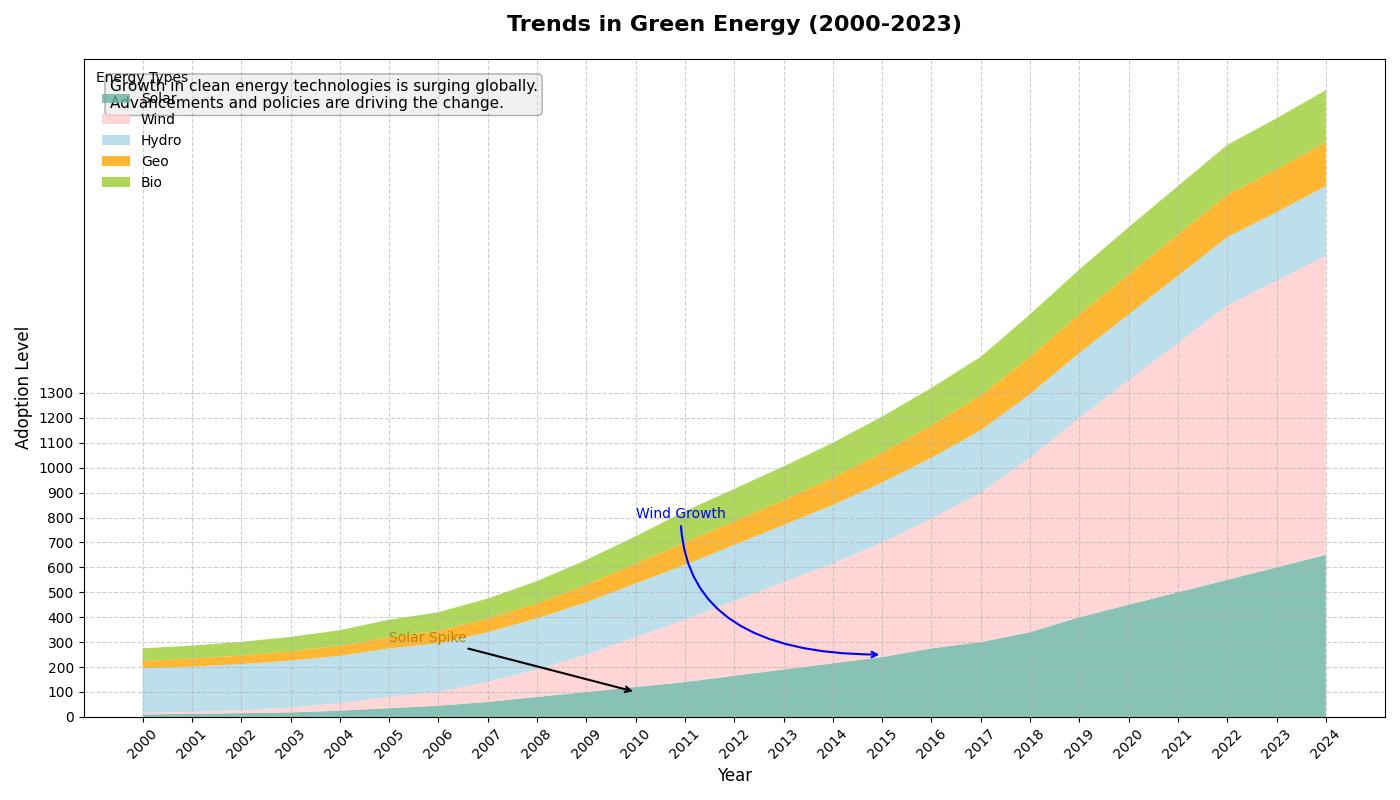

Python code for this plot:
import matplotlib.pyplot as plt
import numpy as np

years = np.arange(2000, 2025)

solar_power = np.array([10, 12, 15, 18, 25, 35, 45, 60, 80, 100, 120, 140, 165, 190, 215, 240, 275, 300, 340, 400, 450, 500, 550, 600, 650])
wind_power = np.array([5, 8, 12, 20, 30, 45, 55, 80, 110, 150, 200, 250, 300, 350, 400, 460, 520, 600, 700, 800, 900, 1000, 1100, 1150, 1200])
hydro_power = np.array([180, 182, 185, 188, 190, 195, 195, 200, 205, 210, 215, 220, 225, 230, 235, 240, 245, 250, 255, 260, 265, 270, 275, 275, 280])
geothermal = np.array([30, 32, 34, 37, 40, 45, 50, 55, 60, 70, 80, 90, 95, 100, 110, 120, 130, 140, 150, 155, 160, 165, 170, 172, 175])
bioenergy = np.array([50, 52, 55, 58, 63, 70, 75, 80, 90, 100, 110, 125, 130, 135, 140, 145, 150, 155, 170, 180, 190, 195, 200, 205, 210])

energy_data = np.vstack([solar_power, wind_power, hydro_power, geothermal, bioenergy])

fig, ax = plt.subplots(figsize=(14, 8))

colors = ['#69b3a2', '#ffcccb', '#add8e6', '#ffa500', '#9acd32']

ax.stackplot(years, energy_data, labels=['Solar', 'Wind', 'Hydro', 'Geo', 'Bio'], colors=colors, alpha=0.8)

ax.set_title('Trends in Green Energy (2000-2023)', fontsize=16, fontweight='bold', pad=20)
ax.set_xlabel('Year', fontsize=12)
ax.set_ylabel('Adoption Level', fontsize=12)

ax.legend(loc='upper left', fontsize=10, title='Energy Types', frameon=False)
ax.grid(linestyle='--', alpha=0.6)

plt.xticks(years, rotation=45)
plt.yticks(np.arange(0, 1301, 100))

ax.annotate('Solar Spike', xy=(2010, 100), xytext=(2005, 300),
            arrowprops=dict(facecolor='black', arrowstyle='->', lw=1.5), fontsize=10, color='darkgoldenrod')

ax.annotate('Wind Growth', xy=(2015, 250), xytext=(2010, 800),
            arrowprops=dict(arrowstyle='->', connectionstyle='angle3', color='blue', lw=1.5),
            fontsize=10, color='blue')

description_box = dict(boxstyle='round', facecolor='lightgrey', alpha=0.3)
description = ("Growth in clean energy technologies is surging globally.\n"
               "Advancements and policies are driving the change.")
ax.text(0.02, 0.97, description, transform=ax.transAxes, fontsize=11,
        verticalalignment='top', bbox=description_box)

plt.tight_layout()
plt.show()
